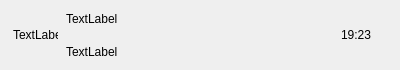
<?xml version="1.0" encoding="UTF-8"?>
<ui version="4.0">
 <class>ChatUserWid</class>
 <widget class="QWidget" name="ChatUserWid">
  <property name="geometry">
   <rect>
    <x>0</x>
    <y>0</y>
    <width>400</width>
    <height>70</height>
   </rect>
  </property>
  <property name="minimumSize">
   <size>
    <width>0</width>
    <height>70</height>
   </size>
  </property>
  <property name="maximumSize">
   <size>
    <width>16777215</width>
    <height>70</height>
   </size>
  </property>
  <property name="windowTitle">
   <string>Form</string>
  </property>
  <layout class="QHBoxLayout" name="horizontalLayout">
   <property name="spacing">
    <number>5</number>
   </property>
   <property name="topMargin">
    <number>2</number>
   </property>
   <property name="bottomMargin">
    <number>2</number>
   </property>
   <item>
    <widget class="QWidget" name="icon_wid" native="true">
     <property name="minimumSize">
      <size>
       <width>50</width>
       <height>50</height>
      </size>
     </property>
     <property name="maximumSize">
      <size>
       <width>50</width>
       <height>50</height>
      </size>
     </property>
     <layout class="QHBoxLayout" name="horizontalLayout_2">
      <property name="spacing">
       <number>0</number>
      </property>
      <property name="leftMargin">
       <number>0</number>
      </property>
      <property name="topMargin">
       <number>0</number>
      </property>
      <property name="rightMargin">
       <number>0</number>
      </property>
      <property name="bottomMargin">
       <number>0</number>
      </property>
      <item>
       <widget class="QLabel" name="icon_label">
        <property name="minimumSize">
         <size>
          <width>45</width>
          <height>45</height>
         </size>
        </property>
        <property name="maximumSize">
         <size>
          <width>45</width>
          <height>45</height>
         </size>
        </property>
        <property name="text">
         <string>TextLabel</string>
        </property>
       </widget>
      </item>
     </layout>
    </widget>
   </item>
   <item>
    <widget class="QWidget" name="user_info_wid" native="true">
     <layout class="QVBoxLayout" name="verticalLayout">
      <property name="spacing">
       <number>0</number>
      </property>
      <property name="leftMargin">
       <number>0</number>
      </property>
      <property name="topMargin">
       <number>0</number>
      </property>
      <property name="rightMargin">
       <number>0</number>
      </property>
      <property name="bottomMargin">
       <number>0</number>
      </property>
      <item>
       <widget class="QLabel" name="user_name_label">
        <property name="text">
         <string>TextLabel</string>
        </property>
       </widget>
      </item>
      <item>
       <widget class="QLabel" name="user_chat_label">
        <property name="text">
         <string>TextLabel</string>
        </property>
       </widget>
      </item>
     </layout>
    </widget>
   </item>
   <item>
    <widget class="QWidget" name="time_wid" native="true">
     <property name="minimumSize">
      <size>
       <width>50</width>
       <height>50</height>
      </size>
     </property>
     <property name="maximumSize">
      <size>
       <width>50</width>
       <height>50</height>
      </size>
     </property>
     <layout class="QHBoxLayout" name="horizontalLayout_3">
      <property name="spacing">
       <number>0</number>
      </property>
      <property name="leftMargin">
       <number>0</number>
      </property>
      <property name="topMargin">
       <number>0</number>
      </property>
      <property name="rightMargin">
       <number>0</number>
      </property>
      <property name="bottomMargin">
       <number>0</number>
      </property>
      <item>
       <widget class="QLabel" name="time_label">
        <property name="minimumSize">
         <size>
          <width>45</width>
          <height>45</height>
         </size>
        </property>
        <property name="maximumSize">
         <size>
          <width>45</width>
          <height>45</height>
         </size>
        </property>
        <property name="text">
         <string>19:23</string>
        </property>
       </widget>
      </item>
     </layout>
    </widget>
   </item>
  </layout>
 </widget>
 <resources/>
 <connections/>
</ui>
